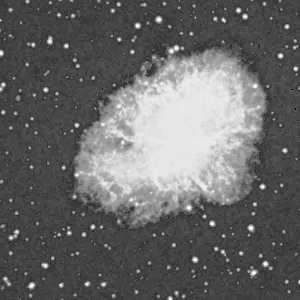
%> input picture lab05/Lab5-Segmentation-main/assets/crabpulsar.tif, 300 x 300 px
$ octave Lab.m   (GNU Octave 9; MATLAB toolbox functions it lacks are replaced by stand-ins)
%> lines starting %> are read from the running program, lines starting %| are printed output that depends on the picture; in (x1, y1, x2, y2) boxes, pixels count from 0 and x2, y2 are one past the last pixel; in counts of white or black regions, pixels touching at a corner belong together; the program's own positions count from 1
%% Task 1
clear all
close all
f = imread('../assets/crabpulsar.tif');
%> f is the input picture: size 300x300 uint8; min 0, max 255, mean 102.8
w = [-1 -1 -1;
     -1  8 -1;
     -1 -1 -1];
g1 = abs(imfilter(f, w));     % point detected
se = strel("disk",1);
g2 = imerode(g1, se);         % eroded
threshold = 100;
g3 = uint8((g2 >= threshold)*255); % thresholded
%> g3: size 300x300 uint8; 0.27% white in thin lines or dots
montage({f, g1, g2, g3});
%% Task 2
clear all
close all
f1 = imread('../assets/circuit_rotated.tif');
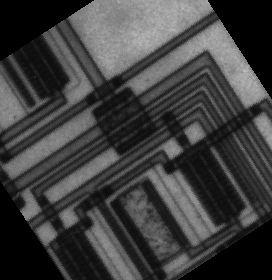
%> input picture lab05/Lab5-Segmentation-main/assets/circuit_rotated.tif, 272 x 280 px
%> f1 is the input picture: size 280x272 uint8; min 0, max 191, mean 62.8
f2 = imread('../assets/brain_tumor.jpg');
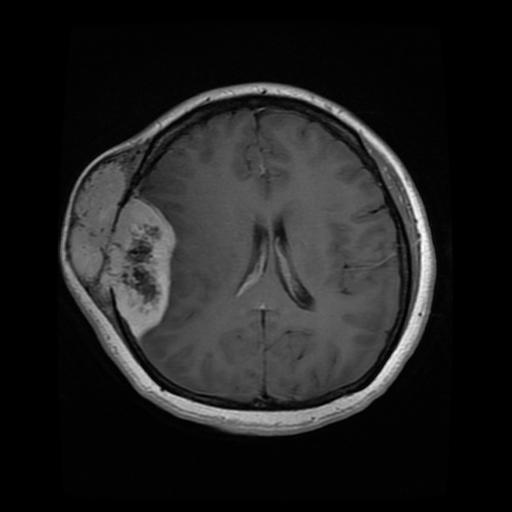
%> input picture lab05/Lab5-Segmentation-main/assets/brain_tumor.jpg, 512 x 512 px
%> f2 is the input picture: size 512x512 uint8; min 0, max 255, mean 32.2

e1_sobel = edge(f1, 'sobel');
%> e1_sobel: size 280x272 logical; 3.4% white in thin lines or dots
e1_log   = edge(f1, 'log');
%> e1_log: size 280x272 logical; 8.7% white in thin lines or dots
e1_canny = edge(f1, 'canny');
%> e1_canny: size 280x272 logical; 10.8% white in thin lines or dots

e2_sobel = edge(f2, 'sobel');
%> e2_sobel: size 512x512 logical; 2.1% white in thin lines or dots, all inside (x1, y1, x2, y2) = (60, 82, 437, 436)
e2_log   = edge(f2, 'log');
%> e2_log: size 512x512 logical; 3.2% white in thin lines or dots, all inside (x1, y1, x2, y2) = (60, 82, 453, 441)
e2_canny = edge(f2, 'canny');
%> e2_canny: size 512x512 logical; 2.8% white in thin lines or dots, all inside (x1, y1, x2, y2) = (60, 83, 436, 436)

thresh_sobel = 0.05;
thresh_log = 0.005;
thresh_canny = [0.1, 0.2];
e3_sobel = edge(f1, 'sobel', thresh_sobel);
%> e3_sobel: size 280x272 logical; 7.5% white in thin lines or dots
e3_log   = edge(f1, 'log', thresh_log);
%> e3_log: size 280x272 logical; 8.7% white in thin lines or dots
e3_canny = edge(f1, 'canny', thresh_canny);
%> e3_canny: size 280x272 logical; 10.3% white in thin lines or dots

e4_sobel = edge(f2, 'sobel', thresh_sobel);
e4_log   = edge(f2, 'log', thresh_log);
e4_canny = edge(f2, 'canny', thresh_canny);

montage({f1, e1_sobel, e1_log, e1_canny, f2, e2_sobel, e2_log, e2_canny, f1, e3_sobel, e3_log, e3_canny, f2, e4_sobel, e4_log, e4_canny}, Size=[4,4]);
%% Task 3

% Part 1
clear all;
close all;
f = imread('../assets/circuit_rotated.tif');
fEdge = edge(f,'Canny');
figure(1);
montage({f,fEdge})

% Part 2
[H, theta, rho] = hough(fEdge);
%> theta = 180 values from -90 to 89; rho = 779 values from -389 to 389
figure(2)
imshow(H,[],'XData',theta,'YData', rho, ...
            'InitialMagnification','fit');
xlabel('theta'), ylabel('rho');
axis on, axis normal, hold on;

% Part 3
figure(2)
peaks  = houghpeaks(H,10);
%> peaks = [528 147; 550 147; 564 147; 518 147; 422 59; 592 147; 371 59; 433 59; 515 59; 413 57]
x = theta(peaks(:,2)); y = rho(peaks(:,1));
%> after `x = theta(peaks(:,2))`: x = [56 56 56 56 -32 56 -32 -32 -32 -34]
%> after `y = rho(peaks(:,1))`: y = [138 160 174 128 32 202 -19 43 125 23]
plot(x,y,'o','color','red', 'MarkerSize',10, 'LineWidth',1);

% Part 4
figure(3)
surf(theta, rho, H);
xlabel('theta','FontSize',16);
ylabel('rho','FontSize',16)
zlabel('Hough Transform counts','FontSize',16)

% Part 5
lines = houghlines(fEdge,theta,rho,peaks,'FillGap',5,'MinLength',7);
%> lines = 31 lines; longest, point1 to point2 (x, y): (169, 131) to (59, 206), (220, 20) to (116, 90), (213, 12) to (118, 76), (98, 102) to (4, 166), (87, 97) to (3, 154), (98, 128) to (16, 184)
figure(4), imshow(f),
figure(4); hold on
max_len = 0;
for k = 1:length(lines)
   xy = [lines(k).point1; lines(k).point2];
   plot(xy(:,1),xy(:,2),'LineWidth',2,'Color','green');
end
%> this loop made 31 passes
%> xy on passes 1 to 12: [220 20; 116 90], [98 102; 4 166], [204 57; 141 100], [98 128; 16 184], [204 74; 148 112], [107 139; 31 191], [23 196; 16 201], [213 12; 118 76], [87 97; 3 154], [55 27; 94 90], [134 154; 141 164], [149 178; 191 244]

%% Task 4
clear all;
close all;
f = imread('../assets/yeast-cells.tif');
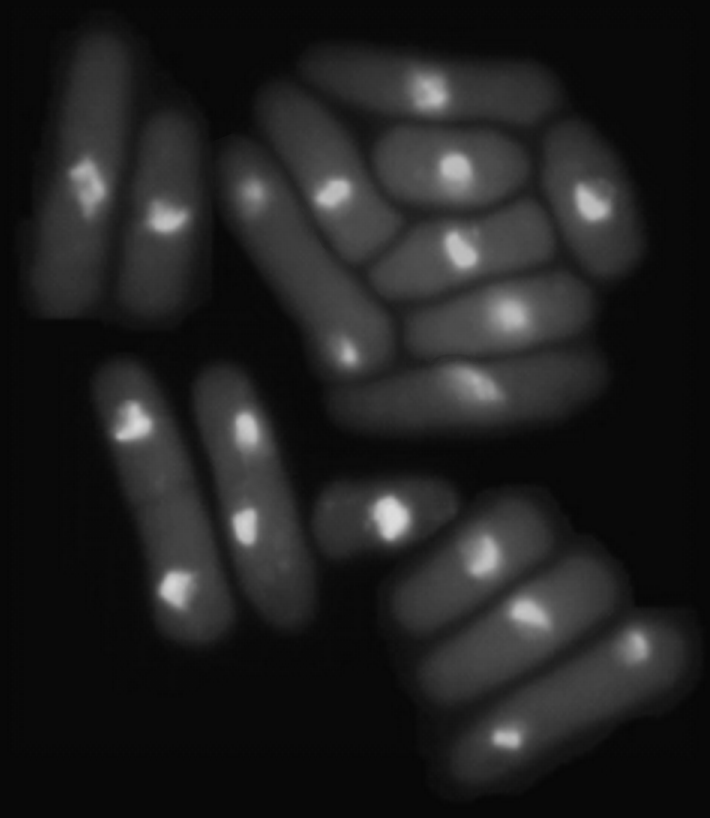
%> input picture lab05/Lab5-Segmentation-main/assets/yeast-cells.tif, 710 x 818 px
%> f is the input picture: size 818x710 uint8; min 6, max 222, mean 33.1
figure(1);
imshow(f);

% Otsu's Method
f = imcomplement(f);
level = graythresh(f);
%> level = 0.831
BW = imbinarize(f, level);
%> BW: size 818x710 logical; 67.1% white; 11 black regions (2 under 20 px), largest, box (x1, y1, x2, y2) and area: (228, 59, 588, 425) 83230, (397, 501, 613, 698) 23920, (104, 368, 230, 639) 16546

figure(2);
montage({f, BW});

% NOTE: Used AI to code local standard deviation thresholding
f_double = double(f);

% 2. Define Parameters
% (You will likely need to tune these for your specific image)
w = 100;      % Window size w x w (e.g., 15x15)
a = 0.2;    % Constant weight for standard deviation (can be positive or negative)
b = 1;     % Constant weight for the mean

% 3. Calculate Local Mean (m_xy)
% Create an averaging filter
h = fspecial('average', [w w]);
% Apply filter. 'replicate' handles boundary pixels smoothly
m_xy = imfilter(f_double, h, 'replicate');

% 4. Calculate Local Standard Deviation (sigma_xy)
% We can use the formula: Var(X) = E[X^2] - (E[X])^2
% First, compute the local mean of the squared image
m_x2y = imfilter(f_double.^2, h, 'replicate');
% Calculate standard deviation (using max(..., 0) to avoid imaginary numbers from floating-point errors)
sigma_xy = sqrt(max(m_x2y - m_xy.^2, 0));

% Note: If you have the Image Processing Toolbox, you can alternatively use:
% sigma_xy = stdfilt(f_double, ones(w, w));

% 5. Compute the Threshold Matrix (T_xy)
T_xy = a * sigma_xy + b * m_xy;

% 6. Apply the Threshold
% The pixel is set to white (1) if it is >= threshold, otherwise black (0)
binary_image = f_double >= T_xy;
%> binary_image: size 818x710 logical; 51.1% white; 603 black regions (568 under 20 px), largest, box (x1, y1, x2, y2) and area: (11, 345, 390, 756) 38538, (540, 7, 691, 575) 21210, (20, 10, 148, 319) 19179

% 7. Display Results
figure;
subplot(1, 2, 1);
imshow(f);
title('Original Image');

subplot(1, 2, 2);
imshow(binary_image);
title(['Local Threshold (w=', num2str(w), ', a=', num2str(a), ', b=', num2str(b), ')']);

%% Task 4 V2
% Using watershed transform

clear all;
close all;
f = imread('../assets/yeast-cells.tif');
figure(1);
imshow(f);

% Starting by binarizing the image
f = imcomplement(f);
level = graythresh(f);
BW = imbinarize(f, level);

figure(2);
montage({f, BW});

% Distance transform
D = -bwdist(BW);
Di = imhmin(D, 2);
figure(3);
imshow(D,[])
title('Distance Transform of Binary Image')
figure(4);
imshow(Di,[])
title('Distance Transform of Binary Image (imin)')

% Watershed
figure(5);
L = watershed(Di);
%> L: size 818x710 uint8; 19 distinct labels, from 0 to 18
L(BW) = 0;

% Display results
rgb = label2rgb(L,'jet',[.5 .5 .5]);
imshow(rgb)
title('Watershed Transform')

%% Task 5

clear all; close all;
f = imread('../assets/baboon.png');    % read image
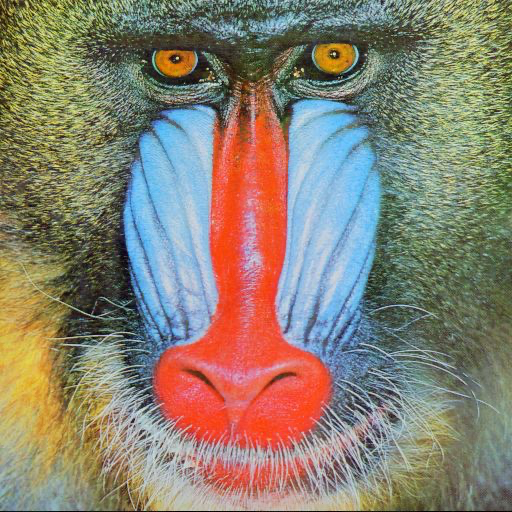
%> input picture lab05/Lab5-Segmentation-main/assets/baboon.png, 512 x 512 px
%> f is the input picture: size 512x512x3 uint8; mean R, G, B 137.4, 128.9, 113.2
[M N S] = size(f);                  % find image size
%> M = 512; N = 512; S = 3
F = reshape(f, [M*N S]);            % resize as 1D array of 3 colours
% Separate the three colour channels
R = F(:,1); G = F(:,2); B = F(:,3);
C = double(F)/255;          % convert to double data type for plotting
figure(1)
scatter3(R, G, B, 1, C);    % scatter plot each pixel as colour dot
xlabel('RED', 'FontSize', 14);
ylabel('GREEN', 'FontSize', 14);
zlabel('BLUE', 'FontSize', 14);

% perform k-means clustering
k = 5;
[L,centers]=imsegkmeans(f,k);
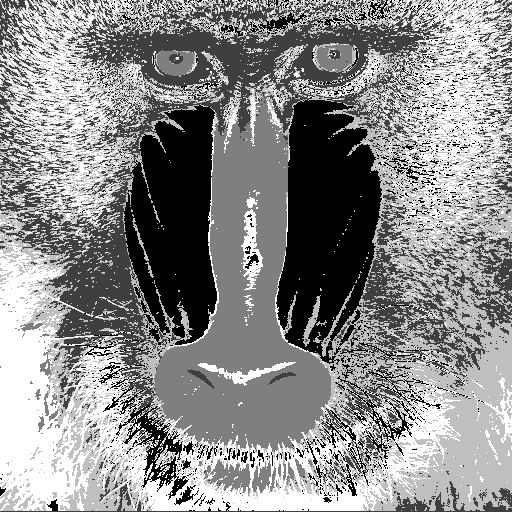
%> L: size 512x512 uint8; min 1, max 5, mean 3.19; drawn with min black and max white
%> centers = [147 188 216; 65 70 52; 229 88 62; 113 121 101; 173 168 132]
% plot the means on the scatter plot
hold
scatter3(centers(:,1),centers(:,2),centers(:,3),100,'black','fill');

% display the segmented image along with the original
J = label2rgb(L,im2double(centers));
figure(2)
montage({f,J})

%% Task 6

% Watershed segmentation with Distance Transform
clear all; close all;
I = imread('../assets/dowels.tif');
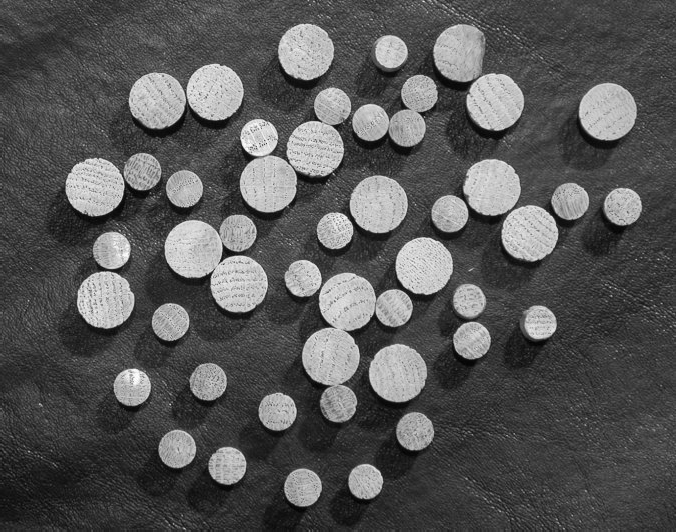
%> input picture lab05/Lab5-Segmentation-main/assets/dowels.tif, 676 x 532 px
%> I is the input picture: size 532x676 uint8; min 2, max 255, mean 86.7
f = im2bw(I, graythresh(I));
%> f: size 532x676 logical; 22% white; 489 white regions (451 under 20 px), largest, box (x1, y1, x2, y2) and area: (302, 272, 413, 422) 7233, (240, 87, 351, 212) 7161, (164, 215, 268, 312) 6221
g = bwmorph(f, "close", 1);
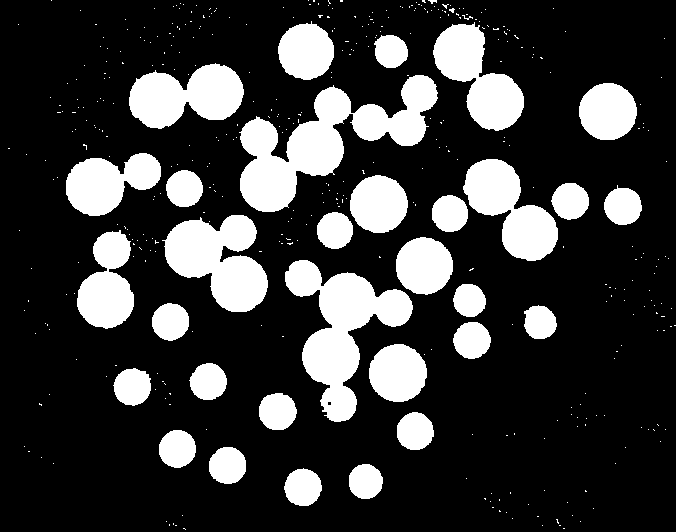
%> g: size 532x676 logical; 22.3% white; 430 white regions (398 under 20 px), largest, box (x1, y1, x2, y2) and area: (239, 75, 438, 212) 10535, (285, 260, 413, 422) 8425, (162, 215, 268, 312) 6297
g = bwmorph(g, "open", 1);
montage({I,g});
title('Original & binarized cleaned image')

% calculate the distance transform image
gc = imcomplement(g);
D = bwdist(gc);
figure(2)
imshow(D,[min(D(:)) max(D(:))])
title('Distance Transform')

% perform watershed on the complement of the distance transform image
L = watershed(imcomplement(D));
figure(3)
imshow(L, [0 max(L(:))])
title('Watershed Segemented Label')

% Merge everything to show segmentation
W = (L==0);
g2 = g | W;
figure(4)
montage({I, g, W, g2}, 'size', [2 2]);
title('Original Image - Binarized Image - Watershed regions - Merged dowels and segmented boundaries')
